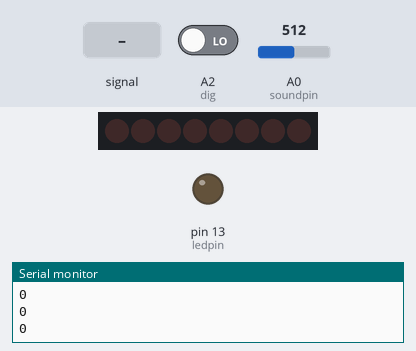
A sketch run on a simulated Arduino Uno, built with avr-gcc and run on an emulated ATmega328P. Parts: 8 shift-register outputs drawn as a row of LEDs (first output left, lit = HIGH), output pins drawn as LEDs (lit = HIGH), the last lines printed to the serial monitor. Wiring (inferred from the names in the program): shift register (74HC595): data pin 12; shift clock pin 9; latch pin 11. Wiring (inferred from the signals the program sends): row of LEDs: on Q0, Q1, Q2, Q3, Q4, Q5, Q6, Q7. The inputs (shaded band) are chosen by the test bench; at power-on: A0 (soundpin) = 512, A2 (dig) LOW. Pins used as bus, display or sensor lines are not drawn.

Above: at 1.2 s.
1.3 s: A0 (soundpin) fed a 200 Hz sine of ±255 counts around its level
At 1.65 s:
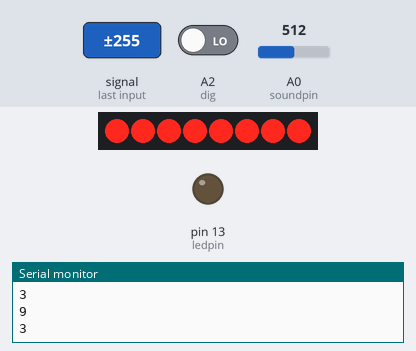
At 2.21 s:
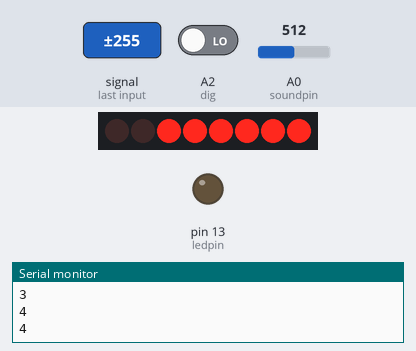
2.9 s: A0 (soundpin) fed a 200 Hz sine of ±81 counts around its level
5.9 s: A0 (soundpin) fed a 2 Hz sine of ±306 counts around its level
At 6.07 s:
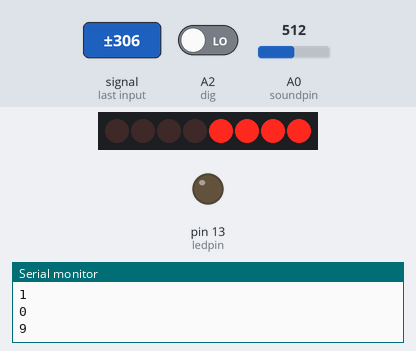
8.9 s: A0 (soundpin) set to 554
10.4 s: A0 (soundpin) set to 900
Timing chart, 0 to 12.9 s (numbered marks = the images above; inputs shaded):
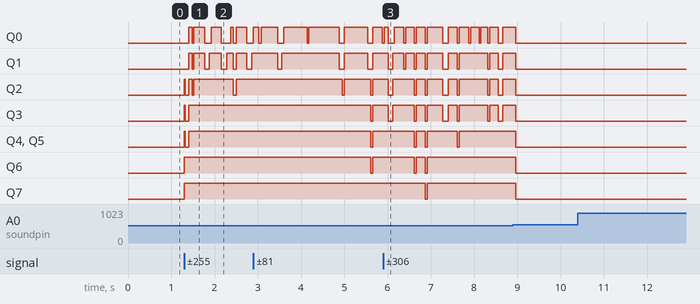

The sketch:

clapsensor.ino
```cpp
int ledpin=13; // ledpin and soundpin are not changed throughout the process
 int soundpin=A0;
 int dig = A2;
 int threshold=544; // sets threshold value for sound sensor
 int oldVal=0;
 int dif=0;
 int latchPin = 11;
int clockPin = 9;
int dataPin = 12;
int difnorm=0;
int numLEDSLit=0;

int leds = 0;
void setup() {
Serial.begin(9600);
 pinMode(latchPin, OUTPUT);
  pinMode(dataPin, OUTPUT);
  pinMode(clockPin, OUTPUT);
pinMode(ledpin,OUTPUT);
pinMode(soundpin,INPUT);
}
void updateShiftRegister()
{
   digitalWrite(latchPin, LOW);
   shiftOut(dataPin, clockPin, LSBFIRST, leds);
   digitalWrite(latchPin, HIGH);
}

void loop() {
int soundsens=analogRead(soundpin);
int digsen=digitalRead(dig);
//Serial.println(soundsens);// reads analog data from sound sensor
dif=abs(oldVal-soundsens);
numLEDSLit = ((dif/2)%10);
Serial.println(numLEDSLit);
  if (numLEDSLit > 8) numLEDSLit = 8;
  leds = 0;   // no LEDs lit to start
  for (int i = 0; i < numLEDSLit; i++)
  {
    leds = leds + (1 << i);  // sets the i'th bit
  }
  updateShiftRegister();
  delay(7);
oldVal=soundsens;

}
```

Measured:
- after the input at 1.3 s, Q2: goes HIGH 0.01 s, LOW 0.08 s, HIGH 0.08 s, LOW 0.04 s, HIGH 0.91 s, LOW 0.07 s, then HIGH, starting at once; Q3–5: LOW → HIGH at once, → LOW 0.01 s later, → HIGH 0.08 s later; Q6, Q7: LOW → HIGH at once
